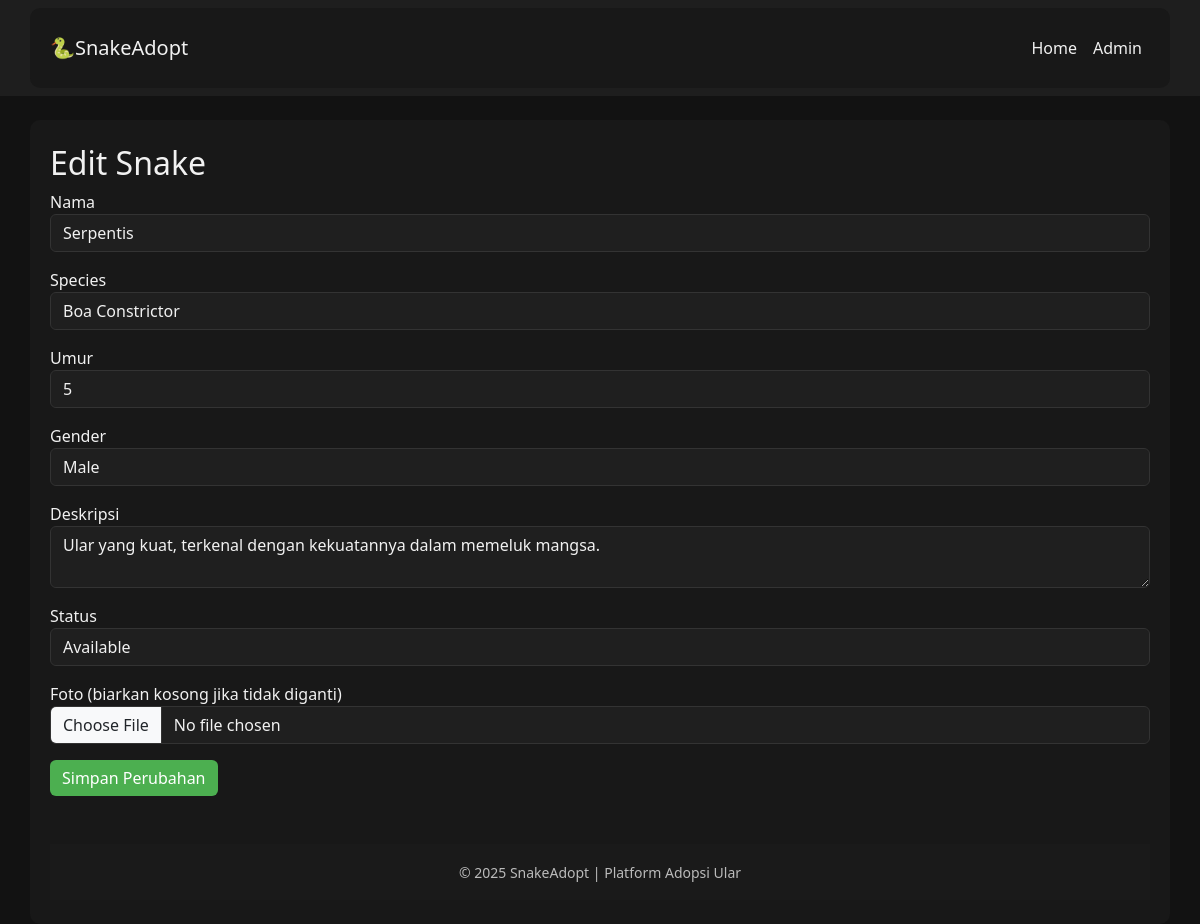
Screenshot of /snake-adopt/admin/snakes_edit.php?id=1 (signed in) with the database file from the repository.
### tables this page shows
CREATE TABLE snakes (
  id INT AUTO_INCREMENT PRIMARY KEY,
  name VARCHAR(100) NOT NULL,
  species VARCHAR(50) NOT NULL,
  age VARCHAR(50),
  gender ENUM('Male','Female','Unknown') DEFAULT 'Unknown',
  description TEXT,
  photo VARCHAR(255),  
  status ENUM('Available','Adopted') DEFAULT 'Available',
  created_at TIMESTAMP DEFAULT CURRENT_TIMESTAMP
);

### snake-adopt/admin/snakes_edit.php (the view, shortened to what this page needs)
<?php
require '../config.php';
$id = $_GET['id'] ?? 0;
$stmt = $pdo->prepare("SELECT * FROM snakes WHERE id = ?");
$stmt->execute([$id]);
$snake = $stmt->fetch();
?>
<?php require '../header.php'; ?>
<h2>Edit Snake</h2>
<form method="post" enctype="multipart/form-data">
  <div class="mb-3">
    <label>Nama</label>
    <input name="name" class="form-control" value="<?=htmlspecialchars($snake['name'])?>">
  </div>
  <div class="mb-3">
    <label>Species</label>
    <input name="species" class="form-control" value="<?=htmlspecialchars($snake['species'])?>">
  </div>
  <div class="mb-3">
    <label>Umur</label>
    <input name="age" class="form-control" value="<?=htmlspecialchars($snake['age'])?>">
  </div>
  <div class="mb-3">
    <label>Gender</label>
    <select name="gender" class="form-control">
      <option value="Male" <?=$snake['gender']=='Male'?'selected':''?>>Male</option>
    </select>
  </div>
  <div class="mb-3">
    <label>Deskripsi</label>
    <textarea name="description" class="form-control"><?=htmlspecialchars($snake['description'])?></textarea>
  </div>
  <div class="mb-3">
    <label>Status</label>
    <select name="status" class="form-control">
      <option value="Available" <?=$snake['status']=='Available'?'selected':''?>>Available</option>
    </select>
  </div>
  <div class="mb-3">
    <label>Foto (biarkan kosong jika tidak diganti)</label>
    <input type="file" name="photo" accept="image/*" class="form-control">
  </div>
  <button class="btn btn-primary">Simpan Perubahan</button>
</form>
<?php require '../footer.php'; ?>

### snake-adopt/header.php (style rules this page uses)
body { background-color: #121212; color: #f1f1f1; }
.card, .table, .form-control { background-color: #1f1f1f !important; color: #f1f1f1 !important; border: 1px solid #333; }
.btn-primary { background-color: #4caf50; border: none; }

### rows the page displays
snakes: name "Serpentis", species "Boa Constrictor", age "5", gender "Male", description "Ular yang kuat, terkenal dengan kekuatannya dalam memeluk mangsa.", status "Available"
